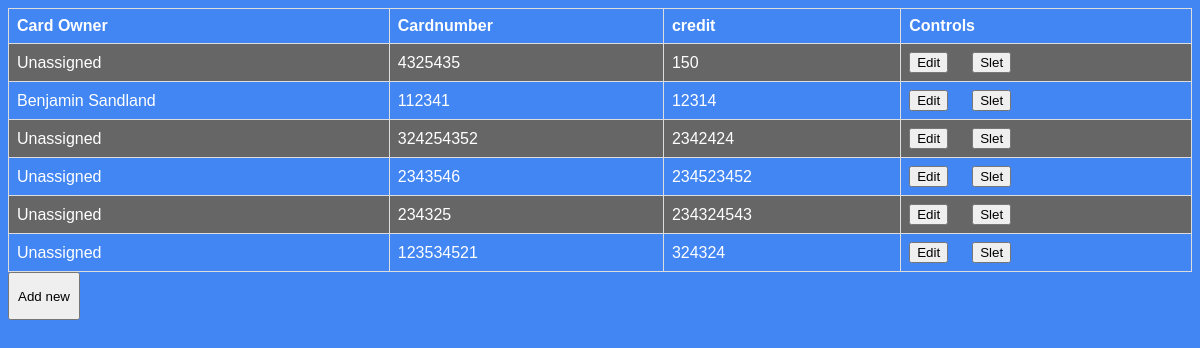
The page /cards/cards.php on the database its author committed.
### tables this page shows
CREATE TABLE `cards` 
( `id` int(11) NOT NULL,
  `cardnumber` int(255) NOT NULL DEFAULT '0',
  `credit` int(255) NOT NULL DEFAULT '0');

CREATE TABLE `students` 
( `id` int(11) NOT NULL,
  `name` varchar(255) DEFAULT NULL,
  `programme` varchar(255) DEFAULT NULL,
  `cardid` int(11) DEFAULT NULL,
  `school` varchar(255) DEFAULT NULL,
  `contact_teacher` varchar(255) DEFAULT NULL);

### cards/cards.php (the view, shortened to what this page needs)
<?php
require_once("../includes/conn.php");
$sql = "SELECT * FROM `cards`";
$result = $conn->query($sql);
$line = "";
    $line .= "<table>";
    $line .= "<tr>";
    $line .= "<th>Card Owner</th>";
    $line .= "<th>Cardnumber</th>";
    $line .= "<th>credit</th>";
    $line .= "<th>Controls</th>";
    $line .= "</tr>";
while ($row = $result->fetch_assoc()) {
    $line .= "<tr>";
    $sql2 = "SELECT * FROM `students` WHERE `cardid` = ".$row['id'];
    $result2 = $conn->query($sql2);
    $row2 = $result2->fetch_assoc();
    if (isset($row2['name'])) {
        $line .= "<td>".$row2['name']."</td>";
    }
    else {
        $line .= "<td>Unassigned</td>";
    }
    $line .= "<td>".$row['cardnumber']."</td>";
    $line .= "<td>".$row['credit']."</td>";
    $line .= "<td><button style='margin-right: 2vw;' onclick='window.location.href=\"editcard.php?id=".$row['id']."\"'>Edit</button><button onclick='window.location.href=\"deletecard.php?id=".$row['id']."\"'>Slet</button></td>";
    $line .= "</tr>";
}
$line .= "</table>";
$line .= "<button style='min-width: 6vw; min-height: 6vh;' onclick='window.location.href=\"newcard.php\"'>Add new</button>";
?>
<html>
<head>
    <link rel="stylesheet" type="text/css" href="../includes/style.css">
</head>
<body style="background: rgb(66, 134, 244)">
    <div>
        <?php echo $line; ?>
    </div>
</body>
</html>

### includes/style.css (style rules this page uses)
table { font-family: arial, sans-serif; border-collapse: collapse; width: 100%; color: white; }
td, th { border: 1px solid #dddddd; text-align: left; padding: 8px; }
tr:nth-child(even) { background-color: #666666; }
body { background : rgb(66, 134, 244); }

### rows shown on the page
cards: shows "Unassigned", cardnumber "4325435", credit "150"
cards: students.name "Benjamin Sandland", cardnumber "112341", credit "12314"
cards: shows "Unassigned", cardnumber "324254352", credit "2342424"
cards: shows "Unassigned", cardnumber "2343546", credit "234523452"
cards: shows "Unassigned", cardnumber "234325", credit "234324543"
cards: shows "Unassigned", cardnumber "123534521", credit "324324"
